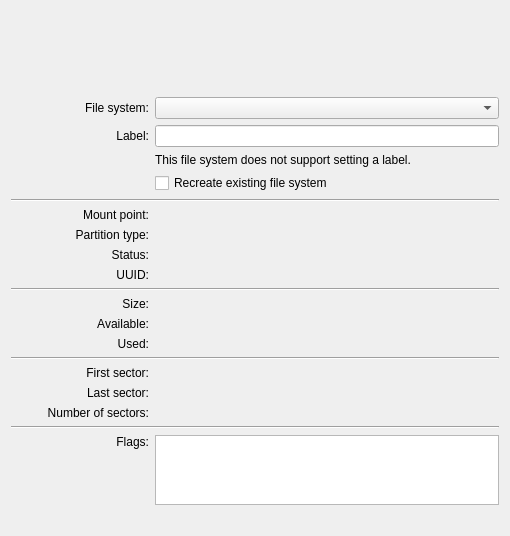
<?xml version="1.0" encoding="UTF-8"?>
<ui version="4.0">
 <class>PartPropsWidgetBase</class>
 <widget class="QWidget" name="PartPropsWidgetBase">
  <property name="geometry">
   <rect>
    <x>0</x>
    <y>0</y>
    <width>499</width>
    <height>502</height>
   </rect>
  </property>
  <layout class="QGridLayout" name="gridLayout">
   <item row="0" column="0" colspan="2">
    <widget class="PartWidget" name="m_PartWidget" native="true">
     <property name="minimumSize">
      <size>
       <width>300</width>
       <height>60</height>
      </size>
     </property>
     <property name="maximumSize">
      <size>
       <width>16777215</width>
       <height>60</height>
      </size>
     </property>
    </widget>
   </item>
   <item row="1" column="0" colspan="2">
    <spacer name="verticalSpacer">
     <property name="orientation">
      <enum>Qt::Vertical</enum>
     </property>
     <property name="sizeType">
      <enum>QSizePolicy::Fixed</enum>
     </property>
     <property name="sizeHint" stdset="0">
      <size>
       <width>478</width>
       <height>20</height>
      </size>
     </property>
    </spacer>
   </item>
   <item row="2" column="0">
    <widget class="QLabel" name="m_LabelFileSystem">
     <property name="text">
      <string comment="@label:listbox">File system:</string>
     </property>
     <property name="alignment">
      <set>Qt::AlignRight|Qt::AlignTrailing|Qt::AlignVCenter</set>
     </property>
     <property name="buddy">
      <cstring>m_ComboFileSystem</cstring>
     </property>
    </widget>
   </item>
   <item row="2" column="1">
    <widget class="KComboBox" name="m_ComboFileSystem"/>
   </item>
   <item row="3" column="0">
    <widget class="QLabel" name="m_LabelTextLabel">
     <property name="text">
      <string comment="@label">Label:</string>
     </property>
     <property name="alignment">
      <set>Qt::AlignRight|Qt::AlignTrailing|Qt::AlignVCenter</set>
     </property>
     <property name="buddy">
      <cstring>m_EditLabel</cstring>
     </property>
    </widget>
   </item>
   <item row="3" column="1">
    <widget class="KLineEdit" name="m_EditLabel">
    </widget>
   </item>
   <item row="4" column="1">
    <widget class="QLabel" name="m_LabelTextNoSetLabel">
     <property name="text">
      <string comment="@label">This file system does not support setting a label.</string>
     </property>
     <property name="wordWrap">
      <bool>true</bool>
     </property>
    </widget>
   </item>
   <item row="5" column="1">
    <widget class="QCheckBox" name="m_CheckRecreate">
     <property name="text">
      <string comment="@action:button">Recreate existing file system</string>
     </property>
    </widget>
   </item>
   <item row="6" column="0" colspan="2">
    <widget class="Line" name="line_5">
     <property name="orientation">
      <enum>Qt::Horizontal</enum>
     </property>
    </widget>
   </item>
   <item row="7" column="0">
    <widget class="QLabel" name="m_LabelTextMountPoint">
     <property name="text">
      <string comment="@label">Mount point:</string>
     </property>
     <property name="alignment">
      <set>Qt::AlignRight|Qt::AlignTrailing|Qt::AlignVCenter</set>
     </property>
    </widget>
   </item>
   <item row="7" column="1">
    <widget class="QLabel" name="m_LabelMountPoint">
     <property name="textInteractionFlags">
      <set>Qt::LinksAccessibleByMouse|Qt::TextSelectableByKeyboard|Qt::TextSelectableByMouse</set>
     </property>
    </widget>
   </item>
   <item row="8" column="0">
    <widget class="QLabel" name="m_LabelTextRole">
     <property name="text">
      <string comment="@label">Partition type:</string>
     </property>
     <property name="alignment">
      <set>Qt::AlignRight|Qt::AlignTrailing|Qt::AlignVCenter</set>
     </property>
    </widget>
   </item>
   <item row="8" column="1">
    <widget class="QLabel" name="m_LabelRole">
     <property name="textInteractionFlags">
      <set>Qt::LinksAccessibleByMouse|Qt::TextSelectableByKeyboard|Qt::TextSelectableByMouse</set>
     </property>
    </widget>
   </item>
   <item row="9" column="0">
    <widget class="QLabel" name="m_LabelTextStatus">
     <property name="text">
      <string comment="@label">Status:</string>
     </property>
     <property name="alignment">
      <set>Qt::AlignRight|Qt::AlignTrailing|Qt::AlignVCenter</set>
     </property>
    </widget>
   </item>
   <item row="9" column="1">
    <widget class="QLabel" name="m_LabelStatus">
     <property name="textInteractionFlags">
      <set>Qt::LinksAccessibleByMouse|Qt::TextSelectableByKeyboard|Qt::TextSelectableByMouse</set>
     </property>
    </widget>
   </item>
   <item row="10" column="0">
    <widget class="QLabel" name="m_LabelTextUuid">
     <property name="text">
      <string comment="@label">UUID:</string>
     </property>
     <property name="alignment">
      <set>Qt::AlignRight|Qt::AlignTrailing|Qt::AlignVCenter</set>
     </property>
    </widget>
   </item>
   <item row="10" column="1">
    <widget class="QLabel" name="m_LabelUuid">
     <property name="textInteractionFlags">
      <set>Qt::LinksAccessibleByMouse|Qt::TextSelectableByKeyboard|Qt::TextSelectableByMouse</set>
     </property>
    </widget>
   </item>
   <item row="11" column="0" colspan="2">
    <widget class="Line" name="line_2">
     <property name="orientation">
      <enum>Qt::Horizontal</enum>
     </property>
    </widget>
   </item>
   <item row="12" column="0">
    <widget class="QLabel" name="m_LabelTextCapacity">
     <property name="sizePolicy">
      <sizepolicy hsizetype="Preferred" vsizetype="Preferred">
       <horstretch>2</horstretch>
       <verstretch>0</verstretch>
      </sizepolicy>
     </property>
     <property name="text">
      <string comment="@label">Size:</string>
     </property>
     <property name="alignment">
      <set>Qt::AlignRight|Qt::AlignTrailing|Qt::AlignVCenter</set>
     </property>
    </widget>
   </item>
   <item row="12" column="1">
    <widget class="QLabel" name="m_LabelCapacity">
     <property name="sizePolicy">
      <sizepolicy hsizetype="Preferred" vsizetype="Preferred">
       <horstretch>5</horstretch>
       <verstretch>0</verstretch>
      </sizepolicy>
     </property>
     <property name="textInteractionFlags">
      <set>Qt::LinksAccessibleByMouse|Qt::TextSelectableByKeyboard|Qt::TextSelectableByMouse</set>
     </property>
    </widget>
   </item>
   <item row="13" column="0">
    <widget class="QLabel" name="m_LabelTextAvailable">
     <property name="text">
      <string comment="@label partition capacity available">Available:</string>
     </property>
     <property name="alignment">
      <set>Qt::AlignRight|Qt::AlignTrailing|Qt::AlignVCenter</set>
     </property>
    </widget>
   </item>
   <item row="13" column="1">
    <widget class="QLabel" name="m_LabelAvailable">
     <property name="textInteractionFlags">
      <set>Qt::LinksAccessibleByMouse|Qt::TextSelectableByKeyboard|Qt::TextSelectableByMouse</set>
     </property>
    </widget>
   </item>
   <item row="14" column="0">
    <widget class="QLabel" name="m_LabelTextUsed">
     <property name="text">
      <string comment="@label partition capacity used">Used:</string>
     </property>
     <property name="alignment">
      <set>Qt::AlignRight|Qt::AlignTrailing|Qt::AlignVCenter</set>
     </property>
    </widget>
   </item>
   <item row="14" column="1">
    <widget class="QLabel" name="m_LabelUsed">
     <property name="textInteractionFlags">
      <set>Qt::LinksAccessibleByMouse|Qt::TextSelectableByKeyboard|Qt::TextSelectableByMouse</set>
     </property>
    </widget>
   </item>
   <item row="15" column="0" colspan="2">
    <widget class="Line" name="line">
     <property name="orientation">
      <enum>Qt::Horizontal</enum>
     </property>
    </widget>
   </item>
   <item row="16" column="0">
    <widget class="QLabel" name="m_LabelTextFirstSector">
     <property name="text">
      <string comment="@label">First sector:</string>
     </property>
     <property name="alignment">
      <set>Qt::AlignRight|Qt::AlignTrailing|Qt::AlignVCenter</set>
     </property>
    </widget>
   </item>
   <item row="16" column="1">
    <widget class="QLabel" name="m_LabelFirstSector">
     <property name="textInteractionFlags">
      <set>Qt::LinksAccessibleByMouse|Qt::TextSelectableByKeyboard|Qt::TextSelectableByMouse</set>
     </property>
    </widget>
   </item>
   <item row="17" column="0">
    <widget class="QLabel" name="m_LabelTextLastSector">
     <property name="text">
      <string comment="@label">Last sector:</string>
     </property>
     <property name="alignment">
      <set>Qt::AlignRight|Qt::AlignTrailing|Qt::AlignVCenter</set>
     </property>
    </widget>
   </item>
   <item row="17" column="1">
    <widget class="QLabel" name="m_LabelLastSector">
     <property name="textInteractionFlags">
      <set>Qt::LinksAccessibleByMouse|Qt::TextSelectableByKeyboard|Qt::TextSelectableByMouse</set>
     </property>
    </widget>
   </item>
   <item row="18" column="0">
    <widget class="QLabel" name="m_LabelTextNumSectors">
     <property name="text">
      <string comment="@label">Number of sectors:</string>
     </property>
     <property name="alignment">
      <set>Qt::AlignRight|Qt::AlignTrailing|Qt::AlignVCenter</set>
     </property>
    </widget>
   </item>
   <item row="18" column="1">
    <widget class="QLabel" name="m_LabelNumSectors">
     <property name="textInteractionFlags">
      <set>Qt::LinksAccessibleByMouse|Qt::TextSelectableByKeyboard|Qt::TextSelectableByMouse</set>
     </property>
    </widget>
   </item>
   <item row="19" column="0" colspan="2">
    <widget class="Line" name="m_LineListFlags">
     <property name="orientation">
      <enum>Qt::Horizontal</enum>
     </property>
    </widget>
   </item>
   <item row="20" column="0">
    <widget class="QLabel" name="m_LabelTextFlags">
     <property name="text">
      <string comment="@label">Flags:</string>
     </property>
     <property name="alignment">
      <set>Qt::AlignRight|Qt::AlignTop|Qt::AlignTrailing</set>
     </property>
     <property name="buddy">
      <cstring>m_ListFlags</cstring>
     </property>
    </widget>
   </item>
   <item row="20" column="1">
    <widget class="QListWidget" name="m_ListFlags">
     <property name="horizontalScrollBarPolicy">
      <enum>Qt::ScrollBarAlwaysOff</enum>
     </property>
     <property name="alternatingRowColors">
      <bool>true</bool>
     </property>
     <property name="selectionMode">
      <enum>QAbstractItemView::NoSelection</enum>
     </property>
     <property name="sortingEnabled">
      <bool>true</bool>
     </property>
    </widget>
   </item>
   <item row="21" column="0" colspan="2">
    <spacer name="verticalSpacer_2">
     <property name="orientation">
      <enum>Qt::Vertical</enum>
     </property>
     <property name="sizeType">
      <enum>QSizePolicy::Fixed</enum>
     </property>
     <property name="sizeHint" stdset="0">
      <size>
       <width>488</width>
       <height>20</height>
      </size>
     </property>
    </spacer>
   </item>
  </layout>
 </widget>
 <customwidgets>
  <customwidget>
   <class>KLineEdit</class>
   <extends>QLineEdit</extends>
   <header>klineedit.h</header>
  </customwidget>
  <customwidget>
   <class>KComboBox</class>
   <extends>QComboBox</extends>
   <header>kcombobox.h</header>
  </customwidget>
  <customwidget>
   <class>PartWidget</class>
   <extends>QWidget</extends>
   <header>gui/partwidget.h</header>
   <container>1</container>
  </customwidget>
 </customwidgets>
 <tabstops>
  <tabstop>m_ComboFileSystem</tabstop>
  <tabstop>m_EditLabel</tabstop>
  <tabstop>m_CheckRecreate</tabstop>
  <tabstop>m_ListFlags</tabstop>
 </tabstops>
 <connections/>
</ui>
